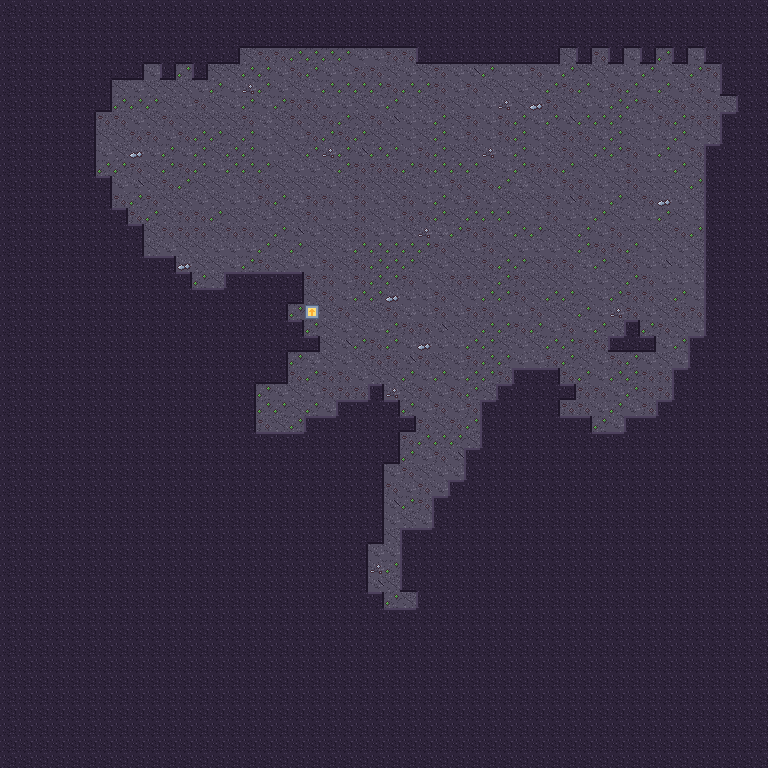

A 2D game scene composited from a Tiled map and its tileset images. What follows is a short description and the map's XML, with each tile layer's data collapsed to a summary:
An orthogonal 48x48 tile map with 16x16 px tiles, 3 tile layers (Back, Buildings, Front).

<map version="1.4" tiledversion="1.4.2" orientation="orthogonal" renderorder="right-down" compressionlevel="0" width="48" height="48" tilewidth="16" tileheight="16" infinite="0" nextlayerid="4" nextobjectid="1">
  <properties />
  <tileset firstgid="1" name="cave" tilewidth="16" tileheight="16" tilecount="48" columns="16">
    <image source="../cave.png" width="256" height="48" />
    <tile id="1">
      <properties>
        <property name="Passable" type="string" value="F" />
      </properties>
    </tile>
    <tile id="16">
      <properties>
        <property name="Passable" type="string" value="F" />
      </properties>
    </tile>
    <tile id="17">
      <properties>
        <property name="Passable" type="string" value="F" />
      </properties>
    </tile>
    <tile id="18">
      <properties>
        <property name="Passable" type="string" value="F" />
      </properties>
    </tile>
    <tile id="19">
      <properties>
        <property name="Passable" type="string" value="F" />
      </properties>
    </tile>
    <tile id="20">
      <properties>
        <property name="Passable" type="string" value="F" />
      </properties>
    </tile>
    <tile id="21">
      <properties>
        <property name="Passable" type="string" value="F" />
      </properties>
    </tile>
    <tile id="22">
      <properties>
        <property name="Passable" type="string" value="F" />
      </properties>
    </tile>
    <tile id="23">
      <properties>
        <property name="Passable" type="string" value="F" />
      </properties>
    </tile>
    <tile id="24">
      <properties>
        <property name="Passable" type="string" value="F" />
      </properties>
    </tile>
    <tile id="25">
      <properties>
        <property name="Passable" type="string" value="F" />
      </properties>
    </tile>
    <tile id="26">
      <properties>
        <property name="Passable" type="string" value="F" />
      </properties>
    </tile>
    <tile id="27">
      <properties>
        <property name="Passable" type="string" value="F" />
      </properties>
    </tile>
    <tile id="28">
      <properties>
        <property name="Passable" type="string" value="F" />
      </properties>
    </tile>
    <tile id="29">
      <properties>
        <property name="Passable" type="string" value="F" />
      </properties>
    </tile>
    <tile id="30">
      <properties>
        <property name="Passable" type="string" value="F" />
      </properties>
    </tile>
    <tile id="31">
      <properties>
        <property name="Passable" type="string" value="F" />
      </properties>
    </tile>
  </tileset>
  <layer id="1" name="Back" width="48" height="48" opacity="1" offsetx="0" offsety="0">
   <data>[2304 cells, 2304 non-empty, 9 distinct tile ids]</data>
  </layer>
  <layer id="2" name="Buildings" width="48" height="48" opacity="1" offsetx="0" offsety="0">
   <data>[2304 cells, 1564 non-empty, 13 distinct tile ids]</data>
  </layer>
  <layer id="3" name="Front" width="48" height="48" opacity="1" offsetx="0" offsety="0">
   <data>[2304 cells, 0 non-empty, 0 distinct tile ids]</data>
  </layer>
</map>
